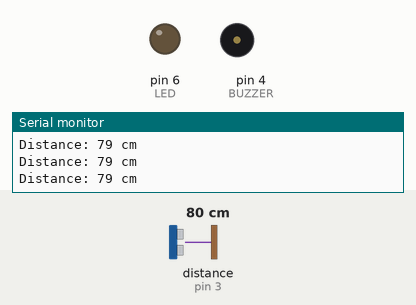
Simulated run of this sketch. Board: Arduino Uno, built with avr-gcc and run on an emulated ATmega328P. Parts: output pins drawn as LEDs (lit = HIGH), buzzer (waves = sounding, pin HIGH), the last lines printed to the serial monitor. Wiring (inferred from the names in the program): ultrasonic range finder: trigger pin 2; echo pin 3. Inputs (shaded band) come from the test bench; at power-on: distance to the obstacle (sensor on pin 3) 80 cm. The echo pulse lasts 58.3 µs per cm; pins used as bus, display or sensor lines are not drawn.

Above: at 1.2 s.
1.3 s: distance to the obstacle (sensor on pin 3) set to 34 cm
2.8 s: distance to the obstacle (sensor on pin 3) set to 27 cm
At 4.0 s:
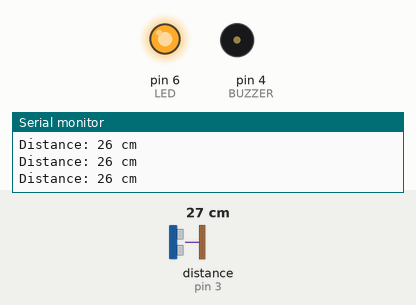
4.3 s: distance to the obstacle (sensor on pin 3) set to 19 cm
7.3 s: distance to the obstacle (sensor on pin 3) set to 14 cm
At 7.7 s:
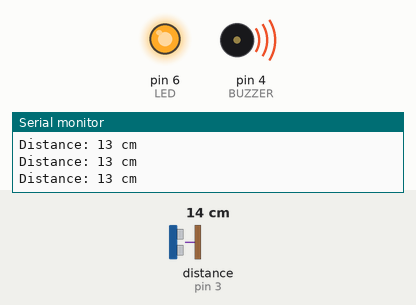
8.8 s: distance to the obstacle (sensor on pin 3) set to 18 cm
At 10.1 s:
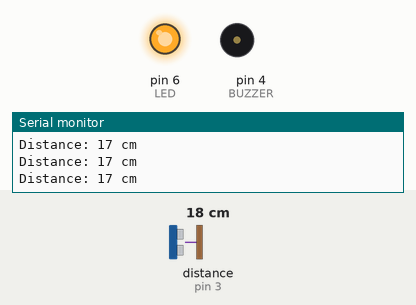
11.8 s: distance to the obstacle (sensor on pin 3) set to 35 cm
At 13.2 s:
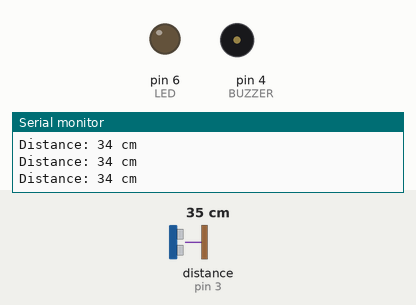
Timing chart, 0 to 14.8 s (numbered marks = the images above; inputs shaded):
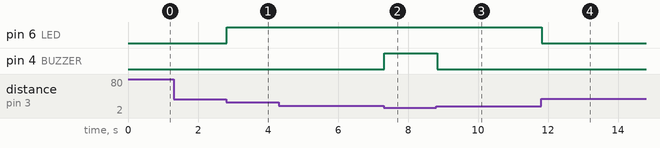

Measured:
- the behaviour switches between 32 and 31 cm on distance to the obstacle (sensor on pin 3) (found by bisection; images 0 and 1)
- the behaviour switches between 17 and 16 cm on distance to the obstacle (sensor on pin 3) (found by bisection; images 1 and 2)
- after the input at 2.8 s, pin 6 (LED): LOW → HIGH at once
- after the input at 7.3 s, pin 4 (BUZZER): LOW → HIGH at once
- after the input at 8.8 s, pin 4 (BUZZER): HIGH → LOW at once
- after the input at 11.8 s, pin 6 (LED): HIGH → LOW at once

The sketch:

Easy_Problem2_Bonus1.ino
```cpp
// Ultrasonic Sensor (Distance Measurement)
#define TRIGGER 2  // Trigger pin of the ultrasonic sensor
#define ECHO 3     // Echo pin of the ultrasonic sensor
#define BUZZER 4
#define LED 6

void setup() {
  pinMode(TRIGGER, OUTPUT);  // Setting trigger pin as output
  pinMode(ECHO, INPUT);      // Setting echo pin as input
  pinMode(BUZZER, OUTPUT);
  pinMode(LED, OUTPUT);
  Serial.begin(9600);
}

void loop() {
  digitalWrite(TRIGGER, LOW);
  delayMicroseconds(2);
  digitalWrite(TRIGGER, HIGH);
  delayMicroseconds(10);
  digitalWrite(TRIGGER, LOW);

  long duration = pulseIn(ECHO, HIGH);  // Measure the pulse width
  long distance = duration * 0.03427 / 2;   // Calculate distance in cm

  Serial.print("Distance: ");
  Serial.print(distance);
  Serial.println(" cm");
  if(distance < 16)
    digitalWrite(BUZZER, HIGH);
  else
    digitalWrite(BUZZER, LOW);

  if(distance < 31)
    digitalWrite(LED, HIGH);
  else
    digitalWrite(LED, LOW);
}
```
